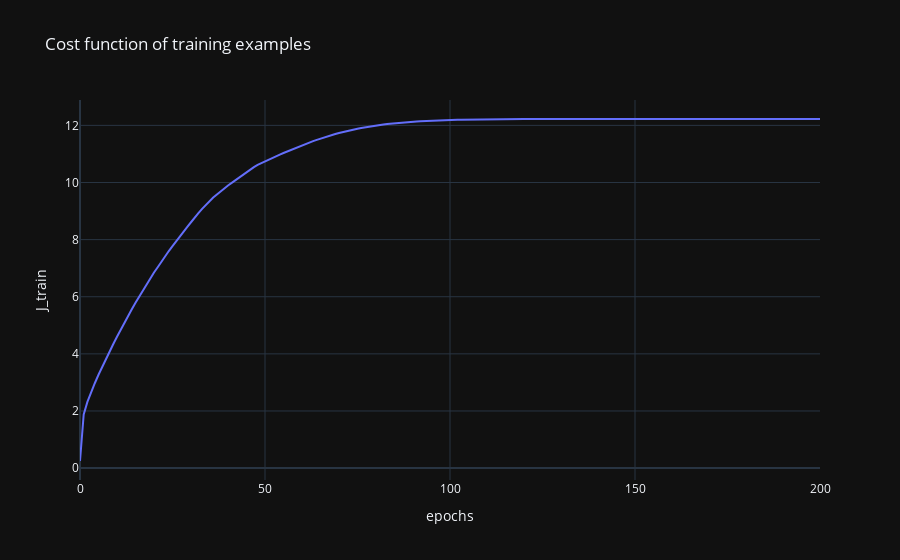
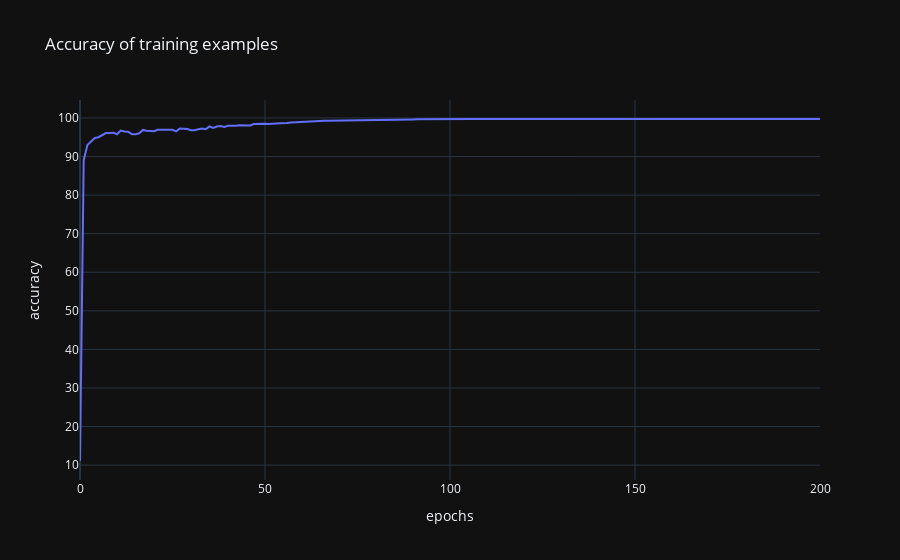

The code cell stored with these charts, in order, in its notebook:
### Code cell
model.fit(NUM_EPOCHS, ALPHA, BETA_1, BETA_2, LAMBDA, MINI_BATCH, LEARNING_RATE_DECAY)

### Figure 1 — Plotly figure (JSON) as saved in the notebook; plotly's stock layout.template omitted (floating-point values rounded to 4 significant figures; data arrays with more than 128 entries replaced by an {"elided": "..."} marker saying what was removed)
{"data": [{"type": "scatter", "x": {"elided": "201 int values"}, "y": {"elided": "201 float values"}}], "layout": {"title": {"text": "Cost function of training examples"}, "xaxis": {"title": {"text": "epochs"}}, "yaxis": {"title": {"text": "J_train"}}}}

### Figure 2 — Plotly figure (JSON) as saved in the notebook; plotly's stock layout.template omitted (floating-point values rounded to 4 significant figures; data arrays with more than 128 entries replaced by an {"elided": "..."} marker saying what was removed)
{"data": [{"type": "scatter", "x": {"elided": "201 int values"}, "y": {"elided": "201 float values"}}], "layout": {"title": {"text": "Accuracy of training examples"}, "xaxis": {"title": {"text": "epochs"}}, "yaxis": {"title": {"text": "accuracy"}}}}
